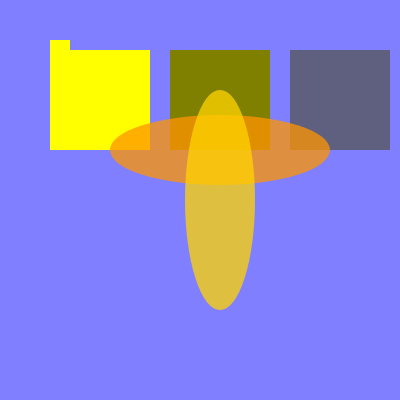
Frame 1 (no input)
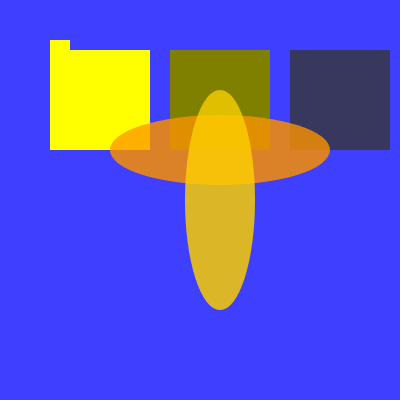
Frame 2 (the mouse pressed at the canvas centre, redrawn once)

The p5.js sketch that drew these frames (run headless with seeded random() and noise() and a simulated clock; the mouse was pressed at the canvas centre and the sketch redrawn once):

// p5.js sketch
// ── sketch.js
function setup() {
  createCanvas(400, 400);
  noLoop();
}

  
  function draw() {
    colorMode(HSB,360,128,128,[100]);
    background(240,128,128,50);
    noStroke();
  
    fill(60,128,128,100);
    rect (50,50,100,100);
    rect (50,40,20,90);
    
    fill(60,128,64,100);
    rect (170,50,100,100);
    
    fill(60,128,32,50);
    rect (290,50,100,100);
  
   
    fill(35,128,128,75);
    ellipse(220,150,220,70)
    fill(50,128,128,75);
    ellipse(220,200,70,220);
    
      
    
  
   
  }
  
